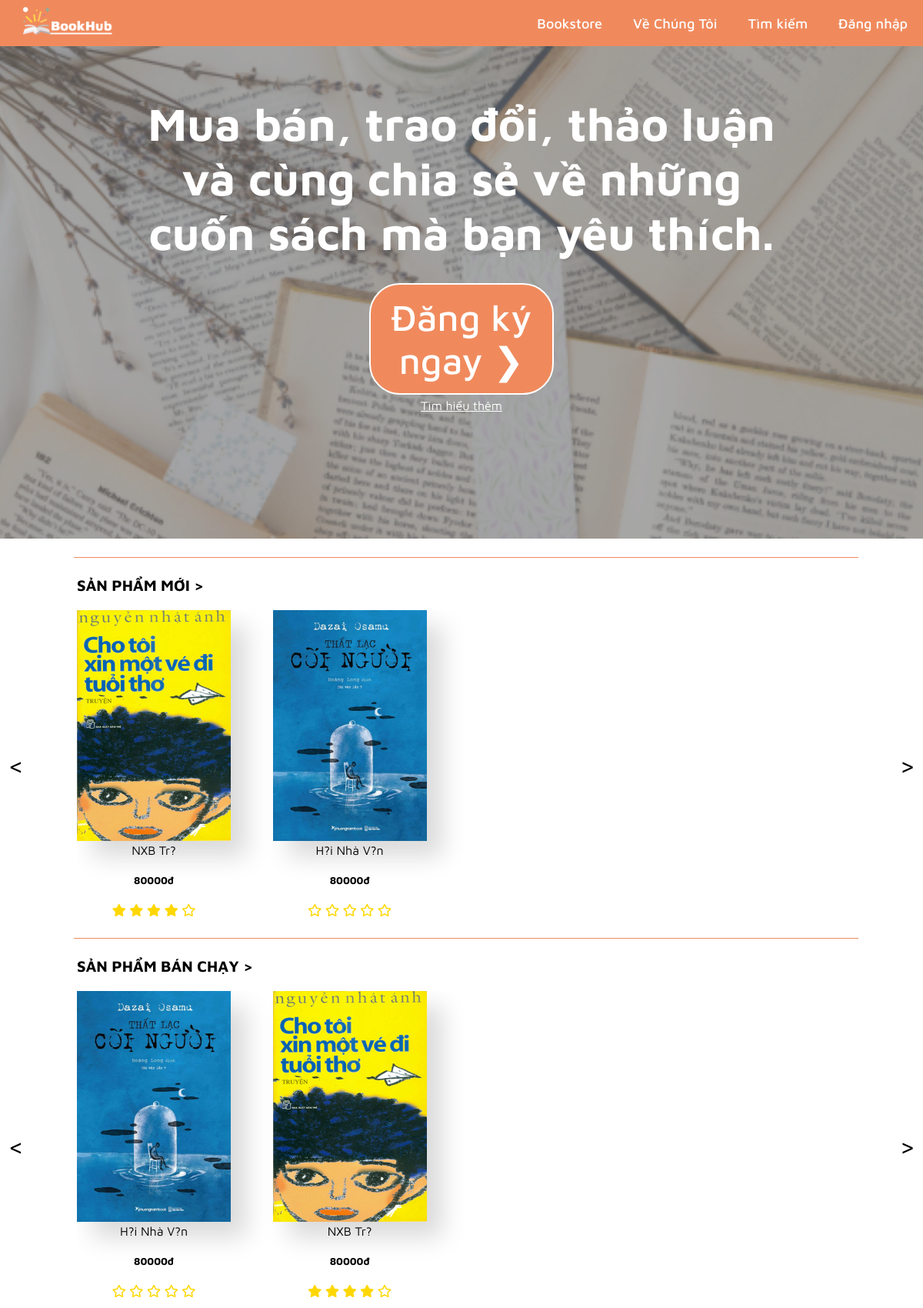
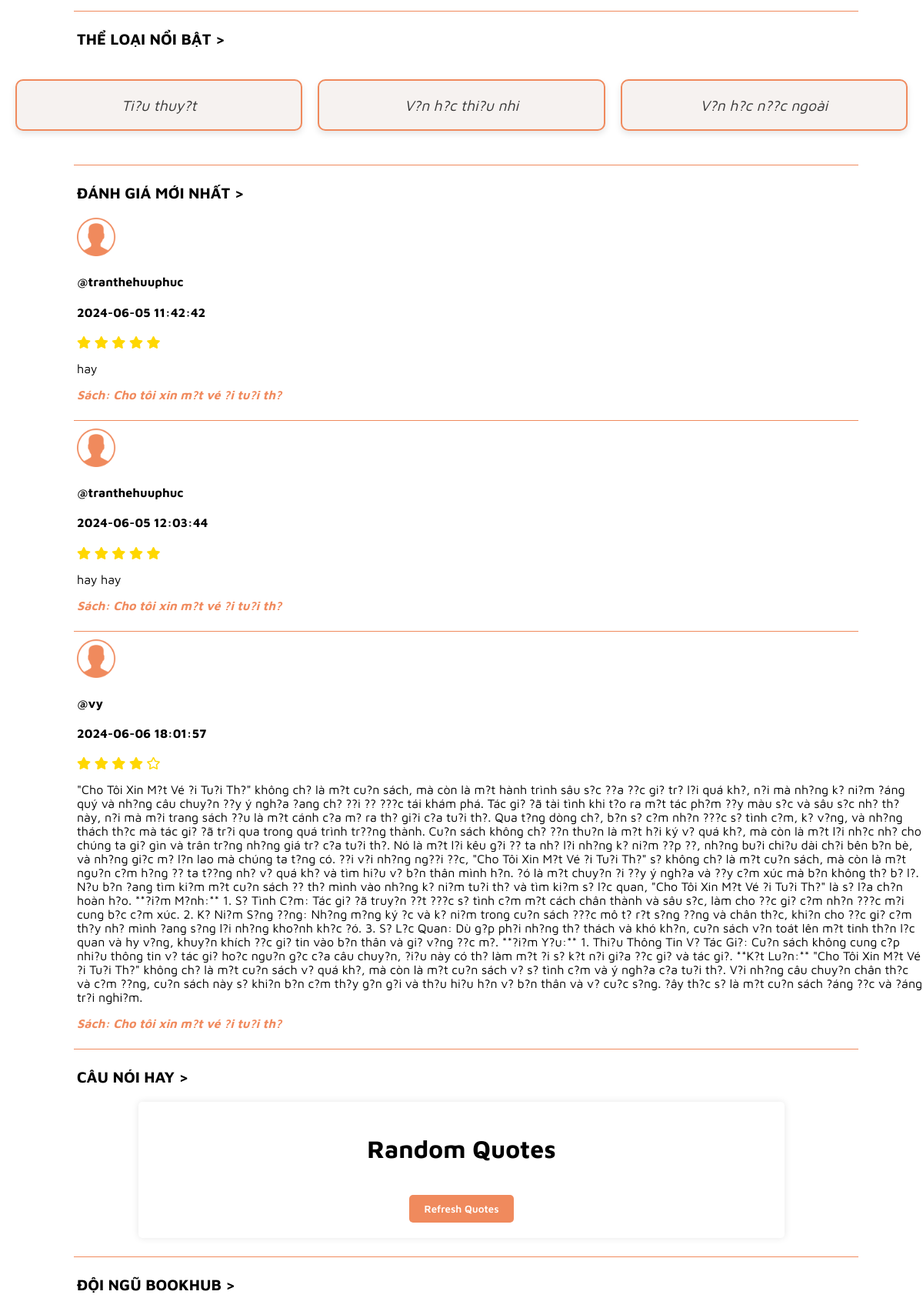
The page / (upper part) on the database its author committed (2 pictures, top to bottom).
### tables this page shows
CREATE TABLE `books` (
  `book_id` int(11) NOT NULL,
  `title` varchar(255) NOT NULL,
  `author_id` int(11) DEFAULT NULL,
  `description` text DEFAULT NULL,
  `publication_year` int(11) DEFAULT NULL,
  `publisher` varchar(255) DEFAULT NULL,
  `available_quantity` int(11) DEFAULT NULL,
  `cover_image` varchar(255) DEFAULT NULL,
  `rating` float DEFAULT NULL,
  `price` int(11) DEFAULT NULL,
  `book_file` varchar(255) NOT NULL
);

CREATE TABLE `categories` (
  `category_id` int(11) NOT NULL,
  `category_name` varchar(255) NOT NULL
);

CREATE TABLE `ratings` (
  `rating_id` int(11) NOT NULL,
  `user_id` int(11) DEFAULT NULL,
  `book_id` int(11) DEFAULT NULL,
  `rating` decimal(3,2) DEFAULT NULL,
  `review` text DEFAULT NULL,
  `rating_date` timestamp NOT NULL DEFAULT current_timestamp()
);

CREATE TABLE `users` (
  `user_id` int(11) NOT NULL,
  `username` varchar(255) DEFAULT NULL,
  `email` varchar(255) NOT NULL,
  `password` varchar(255) NOT NULL,
  `role` varchar(255) NOT NULL DEFAULT 'user',
  `phone` varchar(255) DEFAULT NULL,
  `birthday` varchar(255) DEFAULT NULL,
  `fullname` varchar(255) DEFAULT NULL,
  `avatar` varchar(255) DEFAULT NULL
);

### index.php (the view, shortened to what this page needs)
<?php
include './admin/dbh.php';
$book_query = "SELECT * FROM books
                ORDER BY book_id DESC";
$book_result = $conn->query($book_query);
if ($book_result->num_rows > 0) {
    $books = $book_result->fetch_all(MYSQLI_ASSOC);
}
$book_query = "
    SELECT books.*, SUM(orderdetails.quantity) AS total_quantity
    FROM books
    JOIN orderdetails ON books.book_id = orderdetails.book_id
    GROUP BY books.book_id
    ORDER BY total_quantity DESC
    LIMIT 4
";
$book_result = $conn->query($book_query);
if ($book_result->num_rows > 0) {
    $books_mostsold = $book_result->fetch_all(MYSQLI_ASSOC);
}
$category_query = "
    SELECT c.category_id, c.category_name, COUNT(bc.book_id) as book_count
    FROM book_categories bc
    JOIN categories c ON bc.category_id = c.category_id
    GROUP BY bc.category_id
    ORDER BY book_count DESC
    LIMIT 5
";
$category_result = $conn->query($category_query);
$ratings_query = "
SELECT r.*, u.username
FROM ratings r
JOIN users u ON r.user_id = u.user_id
LIMIT 3";
$ratings_result = $conn->query($ratings_query);
if ($category_result->num_rows > 0) {
    $categories = $category_result->fetch_all(MYSQLI_ASSOC);
}
$isLoggedIn = isset($_SESSION['user_id']);
function renderNavbarLinks($isLoggedIn) {
    if ($isLoggedIn) {
        echo '<a class="globalnav-item-show" href="./account/orders.php">Đơn hàng</a>';
        echo '<a class="globalnav-item-show" href="./account/cart.php">Giỏ hàng</a>';
        echo '<a class="globalnav-item-show" href="./account/profile.php">Tài khoản</a>';
        echo '<a class="globalnav-item-show" href="./signin/logout.php">Đăng xuất</a>';
        echo '<button id="profile-button"><img id="profile-icon" src="./assets/account.png" alt="Profile Icon"></button>';
    } else {
        echo '<a class="globalnav-item" href="./signin/signin.php">Đăng nhập</a>';
    }
}
?>
<!DOCTYPE html>
<html>
    <head>
        <link rel="stylesheet" type="text/css" href="./style.css">
        <link rel="stylesheet" type="text/css" href="./navbar.css">
        <link rel="stylesheet" type="text/css" href="./footer.css">
        <link rel="stylesheet" href="https://cdnjs.cloudflare.com/ajax/libs/font-awesome/5.10.0/css/all.min.css" />
    </head>
    <body>
        <nav class="navbar">
            <div class="link-container">
                <a class="logo-link" href="./index.php"><img id="BookHub" src="./assets/logo.png" alt="BookHub"></a>
                <a class="globalnav-item" href="./Book_Store/bookstore.php">Bookstore</a>
                <a class="globalnav-item" href="./aboutUs/aboutUs.php">Về Chúng Tôi</a>
                <a class="globalnav-item" href="./search/search.php">Tìm kiếm</a>
                <?php renderNavbarLinks($isLoggedIn); ?>
            </div>
        </nav>
        <main>
        <div id="topimg">
                <div class="text">
                    <h2>Mua bán, trao đổi, thảo luận và cùng chia sẻ về những cuốn sách mà bạn yêu thích.</h2>
                    <div class="button-top">
                        <a href="./signin/signin.php" class="topbtn">Đăng ký ngay&nbsp;&#x276F;</a>
                        <a href="./aboutUs/aboutUs.php" class="more">Tìm hiểu thêm</a>
                    </div>
                </div>
            </div>
            <div style="margin-top: 2vw; margin-left:8vw;width: 85%; height: 1px; background-color: #F08A5D;"></div>
                <h2><a class="promotion-title" href="./index.php">SẢN PHẨM MỚI ></a></h2>
                <div class="scroll-container">
                    <div class="scroll-arrow left" onclick="scrollLeft()"><</div>
                    <div class="promotion-p">
                        <?php if (!empty($books)): ?>
                            <?php foreach ($books as $index => $book): ?>
                                <a class="promotionnav-item" href="./Book/BookDetail/BookDetail.php?book_id=<?php echo $book['book_id'] ?>">
                                    <img src="<?php echo './admin/uploads/' . $book['cover_image']; ?>" class="promotion-image"><br/>
                                    <div class="des">
                                        <span><?php echo htmlspecialchars($book['publisher']); ?></span>
                                        <h5><?php echo htmlspecialchars($book['price']); ?>đ</h5>
                                        <div class="star">
                                            <?php
                                            $rating = floor($book['rating']);
                                            for ($i = 0; $i < 5; $i++):
                                                if ($i < $rating): ?>
                                                    <i class="fas fa-star" style="color:gold"></i>
                                                <?php else: ?>
                                                    <i class="far fa-star" style="color:gold"></i>
                                                <?php endif;
                                            endfor;
                                            ?>
                                        </div>
                                    </div>
                                </a>
                            <?php endforeach; ?>
                        <?php else: ?>
                            <p>No books found.</p>
                        <?php endif; ?>
                    </div>
                    <div class="scroll-arrow right" onclick="scrollRight()">></div>
                </div>
            <div style="margin-top: 2vw; margin-left:8vw;width: 85%; height: 1px; background-color: #F08A5D;"></div>
            <div id="promotion">
                <h2><a class="promotion-title" href="./index.php">SẢN PHẨM BÁN CHẠY ></a></h2>
                <div class="scroll-container">
                    <div class="scroll-arrow left" onclick="scrollLeft()"><</div>
                    <div class="promotion-p">
                        <?php if (!empty($books)): ?>
                            <?php foreach ($books_mostsold as $index => $book_mostsold): ?>
                                <a class="promotionnav-item" href="./Book/BookDetail/BookDetail.php?book_id=<?php echo $book_mostsold['book_id'] ?>">
                                    <img src="<?php echo './admin/uploads/' . $book_mostsold['cover_image']; ?>" class="promotion-image"><br/>
                                    <div class="des">
                                        <span><?php echo htmlspecialchars($book_mostsold['publisher']); ?></span>
                                        <h5><?php echo htmlspecialchars($book_mostsold['price']); ?>đ</h5>
                                        <div class="star">
                                            <?php
                                            $rating = floor($book_mostsold['rating']);
                                            for ($i = 0; $i < 5; $i++):
                                                if ($i < $rating): ?>
                                                    <i class="fas fa-star" style="color:gold"></i>
                                                <?php else: ?>
                                                    <i class="far fa-star" style="color:gold"></i>
                                                <?php endif;
                                            endfor;
                                            ?>
                                        </div>
                                    </div>
                                </a>
                            <?php endforeach; ?>
                        <?php else: ?>
                            <p>No books found.</p>
                        <?php endif; ?>
                    </div>
                    <div class="scroll-arrow right" onclick="scrollRight()">></div>
                </div>
            </div>
            <div style="margin-top: 2vw; margin-left:8vw;width: 85%; height: 1px; background-color: #F08A5D;"></div>
            <div>
                <h2><a class="promotion-title" href="./index.php">THỂ LOẠI NỔI BẬT ></a></h2>
                <div class="category-container">
                <?php if (!empty($categories)): ?>
                    <?php foreach ($categories as $category): ?>
                        <div class="category-item">
                            <a class="category-link" href="./Book_Store/bookstore.php">
                                <?php echo htmlspecialchars($category['category_name']); ?>
                            </a>
                        </div>
                    <?php endforeach; ?>
                <?php else: ?>
                    <p>No categories found.</p>
                <?php endif; ?>
                </div>
            </div>
            <div style="margin-top: 2vw; margin-left:8vw;width: 85%; height: 1px; background-color: #F08A5D;"></div>
            <div class="ratings">
                <h2><a class="promotion-title" href="./index.php">ĐÁNH GIÁ MỚI NHẤT ></a></h2>
                <div class="rating-book">
                    <?php while ($rating = $ratings_result->fetch_assoc()): ?>
                        <?php
                        $avatar_path = !empty($rating['avatar']) ? htmlspecialchars($rating['avatar']) : "./discuss/d_assets/user.png";
                        $book_id = $rating['book_id'];
                        $sql = "SELECT title FROM books WHERE book_id = $book_id";
                        $result = $conn->query($sql);
                        $row = $result->fetch_assoc();
                        $book_title = $row['title'];
                        ?>
                            <div class="rating">
                                <div class="user">
                                    <img src="<?php echo $avatar_path; ?>" alt="User Avatar" class="avatar" width="50px">
                                    <h4 class="user-name">@<?php echo htmlspecialchars($rating['username']); ?></h4>
                                    <h4 class="rating-time"><?php echo htmlspecialchars($rating['rating_date']); ?></h4>
                                </div>
                                <div class="star">
                                    <?php for ($i = 0; $i < 5; $i++): ?>
                                        <?php if ($i < (int)$rating['rating']): ?>
                                            <i class="fas fa-star" style="color: gold;"></i>
                                        <?php else: ?>
                                            <i class="far fa-star" style="color: gold;"></i>
                                        <?php endif; ?>
                                    <?php endfor; ?>
                                </div>
                                <div class="rating-comment">
                                    <p style="font-weight: 100;"><?php echo htmlspecialchars($rating['review']); ?></p>
                                </div>
                                <a class="book-title" href="./Book/BookDetail/BookDetail.php?book_id=<?php echo $rating['book_id'] ?>" >
                                    <p style="font-weight: bold;">Sách: <?php echo htmlspecialchars($book_title); ?></p>
                                </a>
                             </div>
                             <div style="margin-top: 2vw; margin-left:8vw;width: 85%; height: 1px; background-color: #F08A5D;"></div>
                        <?php endwhile; ?>
                    </div>
                </div>
            <h2><a class="promotion-title" href="./index.php">CÂU NÓI HAY ></a></h2>
            <div class="container">
                <h1>Random Quotes</h1>
                <button id="refresh-btn">Refresh Quotes</button>
            </div>
        <div style="margin-top: 2vw; margin-left:8vw;width: 85%; height: 1px; background-color: #F08A5D;"></div>
        <h2><a class="promotion-title" href="./index.php">ĐỘI NGŨ BOOKHUB ></a></h2>
        </main>
    </body>
</html>

### style.css (style rules this page uses)
html, body { margin: 0; padding: 0; font-family: 'MavenPro'; }
body { margin-top: 60px; }
#topimg { background-image: url('./assets/topimg.png'); width: 100%; height: 80vh; background-position: bottom; background-size: cover; display: flex; align-items: center; justify-content: center; }
.text { margin: 0 15vw; margin-bottom: 150px; color: #ffffff; text-align: center; }
.text h2 { font-size: 5vmin; margin-top: 50px; margin-bottom: 30px; }
.text .topbtn { text-decoration: none; display: block; }
.topbtn { font-size: 4vmin; font-weight: 500; padding: 14px 0; margin: 0 25vw; background: #F08A5D; border-radius: 40px; border: 2px solid #fff; color: #ffffff; }
.more { display: flex; justify-content: center; margin-top: 5px; color: #ffffff; text-decoration: underline; }
.scroll-container { position: relative; overflow: hidden; white-space: nowrap; }
.scroll-arrow { position: absolute; top: 50%; transform: translateY(-50%); cursor: pointer; font-size: 2rem; z-index: 10; background: rgba(255, 255, 255, 0.7); border-radius: 50%; padding: 10px; }
.scroll-arrow.left { left: 0; }
.scroll-arrow.right { right: 0; }
.promotion-p { display: inline-block; white-space: nowrap; overflow-x: auto; scrollbar-width: none; -ms-overflow-style: none; margin-left: 100px; }
.promotionnav-item { color: #000; text-align: center; text-decoration: none; width: 200px; height: auto; display: inline-block; margin-right: 50px; }
.promotion-title { font-family: 'MavenPro'; color: #000; font-size: 20px; text-decoration: none; margin-top: 0; padding: 0px; margin-left: 100px; }
.promotion-image { width: 100%; height: 300px; padding: 0px; margin: 0px; box-shadow: 20px 20px 30px rgba(0, 0, 0, 0.15); }
.category-container { display: grid; grid-template-columns: repeat(auto-fit, minmax(150px, 1fr)); gap: 20px; padding: 20px; margin: 20px auto; max-width: 1200px; }
.category-item { background-color: #f6f2f0; border: 2px solid #F08A5D; border-radius: 10px; padding: 20px; text-align: center; transition: background-color 0.3s, transform 0.3s; box-shadow: 0 4px 8px rgba(0, 0, 0, 0.1); align-items: center; }
.category-link { text-decoration: none; color: #333; font-size: 1.2em; font-style: italic; }
.rating { margin-left: 100px; margin-top: 10px; }
.book-title { text-decoration: none; font-style: italic; color:#F08A5D; }
.container { max-width: 800px; margin: 0 auto; padding: 20px; background-color: #fff; border-radius: 5px; box-shadow: 0 0 10px rgba(0, 0, 0, 0.1); text-align: center; }
#refresh-btn { padding: 10px 20px; background-color: #F08A5D; color: #fff; border: none; border-radius: 5px; cursor: pointer; transition: background-color 0.3s ease; margin-top: 20px; font-weight: 600; font-family: MavenPro, sans-serif; }

### navbar.css (style rules this page uses)
.navbar { position: fixed; top: 0; width: 100%; height: 60px; background-color: #F08A5D; display: flex; justify-content: flex-start; align-items: center; z-index: 1000; }
.link-container { height: 100%; width: 100%; display: flex; flex-direction: row; align-items: center; }
.logo-link { margin-right: auto; }
#BookHub { width: 10vw; height: auto; margin: 30px; }
.globalnav-item { font-size: 18px; font-weight: 500; height: 100%; padding: 0 20px; display: flex; align-items: center; text-decoration: none; color: #fff; transition: background-color 0.2s ease-out; }

### rows shown on the page
books: cover_image (picture), publisher "NXB Tr?", price "80000"
books: cover_image (picture), publisher "H?i Nhà V?n", price "80000", rating 0 (drawn)
categories: category_name "Ti?u thuy?t"
categories: category_name "V?n h?c thi?u nhi"
categories: category_name "V?n h?c n??c ngoài"
ratings: user.username "tranthehuuphuc", rating_date "2024-06-05 11:42:42", rating 5 (drawn), review "hay", book.title "Cho tôi xin m?t vé ?i tu?i th?"
ratings: user.username "tranthehuuphuc", rating_date "2024-06-05 12:03:44", rating 5 (drawn), review "hay hay", book.title "Cho tôi xin m?t vé ?i tu?i th?"
ratings: user.username "vy", rating_date "2024-06-06 18:01:57", rating 4 (drawn), review "\"Cho Tôi Xin M?t Vé ?i Tu?i Th?\" không ch? là m?t cu?n sách, mà còn là m?t hành trình sâu s?c ??a ??c gi? tr? l?i quá kh?, n?i mà nh?ng k? ni?m ?áng quý và nh?ng câu chuy?n ??y ý ngh?a ?ang ch? ??i ?? ???c tái khám phá. Tác gi? ?ã tài tình khi t?o ra m?t tác ph?m ??y màu s?c và sâu s?c nh? th? này, n?i mà m?i trang sách ??u là m?t cánh c?a m? ra th? gi?i c?a tu?i th?. Qua t?ng dòng ch?, b?n s? c?m nh?n ???c s? tình c?m, k? v?ng, và nh?ng thách th?c mà tác gi? ?ã tr?i qua trong quá trình tr??ng thành. Cu?n sách không ch? ??n thu?n là m?t h?i ký v? quá kh?, mà còn là m?t l?i nh?c nh? cho chúng ta gi? gìn và trân tr?ng nh?ng giá tr? c?a tu?i th?. Nó là m?t l?i kêu g?i ?? ta nh? l?i nh?ng k?…", book.title "Cho tôi xin m?t vé ?i tu?i th?"
